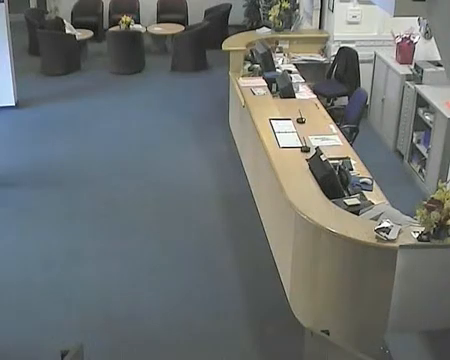
#> input picture frame 30 of kontur proje/canada.mp4, 450 x 360 px, given in place of testvideo.mp4, which was not available
$ python Final.py
#> lines starting #> are read from the running program, lines starting #| are printed output that depends on the picture; after the words box and inside, x2 and y2 are one past the last pixel; in counts of white or black regions, pixels touching at a corner belong together
import cv2
import numpy as np

cap=cv2.VideoCapture('testvideo.mp4')

ret, frame1 = cap.read()
#> frame1 is the input picture: shape (360, 450, 3); mean B, G, R 111.8, 112.3, 107.2
ret, frame2 = cap.read()

while cap.isOpened():   # Video dosyasının açık olup olmadığını kontrol eden döngü.
    diff = cv2.absdiff(frame1,frame2)   #İki kare arasındaki mutlak farkı hesaplar ve bu farkı diff değişkenine atar.
    gray = cv2.cvtColor(diff,cv2.COLOR_BGR2GRAY)
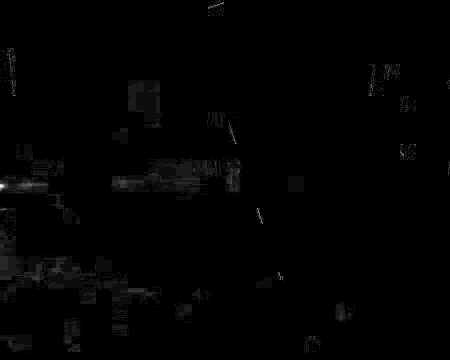
#> gray: shape (360, 450); min 0, max 19, mean 0.156; drawn with min black and max white
    blur = cv2.GaussianBlur(gray,(5,5),0)   #Gri tonlamalı görüntüyü Gaussian bulanıklığı ile bulanıklaştırır. Bu, küçük gürültüleri azaltmak için kullanılır.
    _,thresh = cv2.threshold(blur,20,255,cv2.THRESH_BINARY)
#> thresh: shape (360, 450); every value is 0
    dilated = cv2.dilate(thresh,None,iterations=3)  #İkili görüntüyü genişletir (dilate eder). Bu, nesnelerin daha belirgin hale gelmesini sağlar.
    contours,_= cv2.findContours(dilated, cv2.RETR_TREE,cv2.CHAIN_APPROX_SIMPLE)
#> contours = []

    for countour in contours:
        (x,y,w,h) = cv2.boundingRect(countour)

        if cv2.contourArea(countour) < 700:
            continue

        movement_count = len(contours)
#> this loop made 0 passes

       # [4 lines of commented-out code are left out]
    cv2.drawContours(frame1,contours,-1,(0,255,0),2)

    cv2.imshow("Demo",gray)
    frame1  = frame2
    ret,frame2 = cap.read()


    key = cv2.waitKey(40)
#> (key q is pressed here)
    # press q to exit the demo
    if key == ord('q'):
        break

cv2.destroyAllWindows()

cap.release()

$ run again, starting later in the video
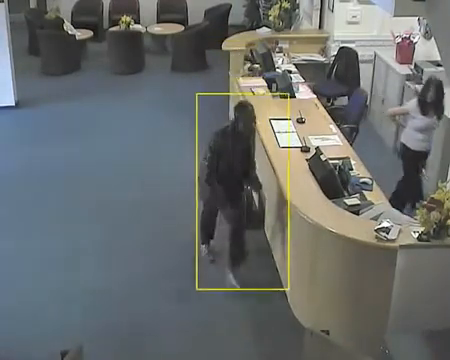
#> input picture frame 246 of kontur proje/canada.mp4, 450 x 360 px, given in place of testvideo.mp4, which was not available
#> frame1 is the input picture: shape (360, 450, 3); mean B, G, R 108, 108.5, 104.3
#> `_,thresh = cv2.threshold(blur,20,255,cv2.THRESH_BINARY)`:
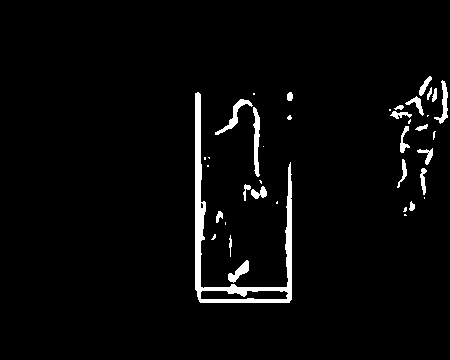
#> thresh: shape (360, 450); 3.2% white; 39 white regions (17 under 20 px), largest, box (x1, y1, x2, y2) and area: (195, 92, 292, 303) 2847, (253, 107, 260, 177) 317, (215, 99, 253, 135) 275
#> dilated: shape (360, 450); 8.7% white; 10 white regions
#> contours = 16 contours, 2 with area under 20; largest, box (x1, y1, x2, y2) and area: (192, 89, 295, 306) 6418, (386, 73, 450, 191) 3111, (212, 90, 270, 204) 2084, (414, 145, 436, 202) 655, (400, 198, 418, 219) 242
#> the loop `for countour in contours:` made 16 passes
#> (x, y, w, h) on passes 1, 2, 3, 4, 5, 6, 7, 9: (226, 232, 9, 28), (213, 208, 16, 20), (400, 198, 18, 21), (273, 198, 8, 9), (414, 145, 22, 57), (284, 112, 11, 11), (212, 90, 58, 114), (284, 89, 12, 15)
#> frame1: shape (360, 450, 3); 4.79% of pixels changed, all inside (x1, y1, x2, y2) = (191, 72, 450, 307)
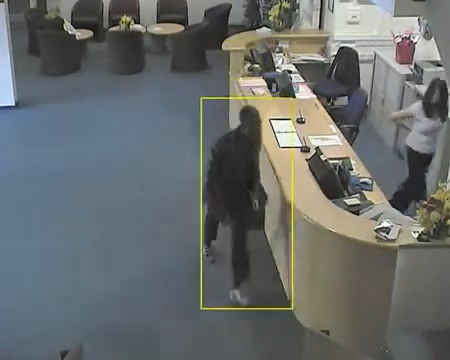
#> input picture frame 248 of kontur proje/canada.mp4, 450 x 360 px, given in place of testvideo.mp4, which was not available
#> frame2 is the input picture: shape (360, 450, 3); mean B, G, R 108, 108.4, 104
